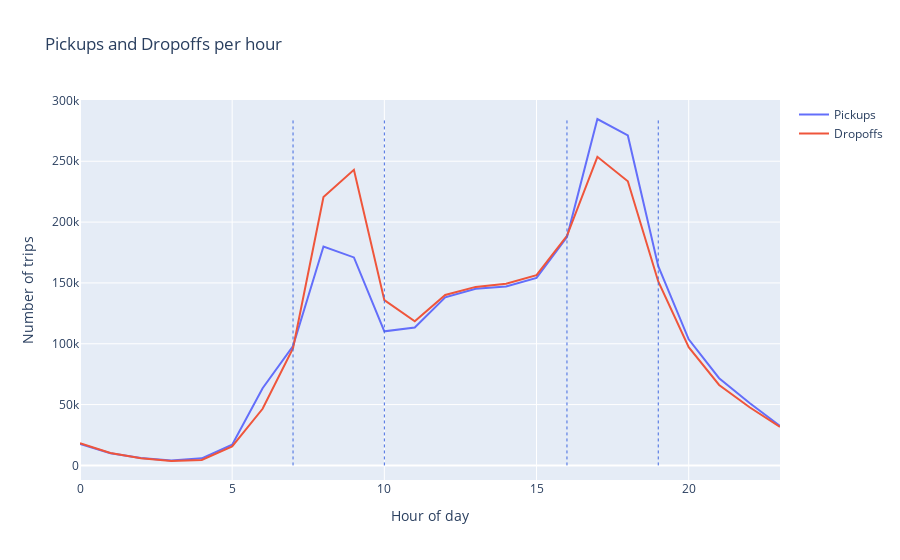

The cell this chart's notebook holds for it:
### Markdown cell above
With the dataframe defined we can construct our lagged features.
For this project we chose to create the following 3 laggged features:
- Lagged demand 1 hour back
- Lagged demand 24 hours back
- Lagged demand 168 hours back

For the lagged demand 1 hour back, we have to note that this means our predictions will be dependent on the previous hour. This is not ideal, but we will still use it as a feature.

Additionally, we will create features for **rushhour**, **weekend** and **holiday** to see if these have an impact on the demand. Intuitively, these have a significant effect on our own travel patterns, so it is likely that they will also have an effect on the demand for bikes. We can quickly assess what to define as rushhour by plotting the demand for the data by grouping by hour of the day.
From the plot below, we see that reasonable rushour intervals are 7am-10am and 4pm-7pm.

### Code cell
# Group data by hour of day
grouped_pickups_and_dropoffs = pickups_and_dropoffs.groupby(pickups_and_dropoffs.index.hour).sum()[["pickups", "dropoffs"]]

# plotly plot
fig = go.Figure()

fig.add_trace(go.Scatter(x=grouped_pickups_and_dropoffs.index, y=grouped_pickups_and_dropoffs['pickups'],
                    mode='lines',
                    name='Pickups'))

fig.add_trace(go.Scatter(x=grouped_pickups_and_dropoffs.index, y=grouped_pickups_and_dropoffs['dropoffs'],
                    mode='lines',
                    name='Dropoffs'))

fig.update_layout(title='Pickups and Dropoffs per hour',
                     xaxis_title='Hour of day',
                     yaxis_title='Number of trips')

# Vertical lines at 7am, 10am, 4pm and 7pm
fig.add_shape(type="line",
              x0=7, y0=0, x1=7, y1=grouped_pickups_and_dropoffs.max().max(),
              line=dict(color="RoyalBlue", width=1, dash="dot"))
fig.add_shape(type="line",
                x0=10, y0=0, x1=10, y1=grouped_pickups_and_dropoffs.max().max(),
                line=dict(color="RoyalBlue", width=1, dash="dot"))
fig.add_shape(type="line",
                x0=16, y0=0, x1=16, y1=grouped_pickups_and_dropoffs.max().max(),
                line=dict(color="RoyalBlue", width=1, dash="dot"))
fig.add_shape(type="line",
                x0=19, y0=0, x1=19, y1=grouped_pickups_and_dropoffs.max().max(),
                line=dict(color="RoyalBlue", width=1, dash="dot"))


fig.show()

### Figure 1 — Plotly figure (JSON) as saved in the notebook; plotly's stock layout.template omitted (floating-point values rounded to 4 significant figures)
{"data": [{"mode": "lines", "name": "Pickups", "type": "scatter", "x": [0, 1, 2, 3, 4, 5, 6, 7, 8, 9, 10, 11, 12, 13, 14, 15, 16, 17, 18, 19, 20, 21, 22, 23], "y": [17660, 10051, 6037, 4013, 5813, 17021, 63471, 98102, 179920, 170952, 110211, 113303, 138173, 145243, 147093, 154069, 187780, 284719, 271167, 163723, 103682, 71675, 51319, 32425]}, {"mode": "lines", "name": "Dropoffs", "type": "scatter", "x": [0, 1, 2, 3, 4, 5, 6, 7, 8, 9, 10, 11, 12, 13, 14, 15, 16, 17, 18, 19, 20, 21, 22, 23], "y": [18187, 10195, 5977, 3640, 4532, 15685, 46535, 96409, 220649, 242935, 135833, 118456, 140145, 146725, 149290, 156403, 188777, 253630, 233498, 151187, 97146, 66114, 47775, 31726]}], "layout": {"shapes": [{"line": {"color": "RoyalBlue", "dash": "dot", "width": 1}, "type": "line", "x0": 7, "x1": 7, "y0": 0, "y1": 284719}, {"line": {"color": "RoyalBlue", "dash": "dot", "width": 1}, "type": "line", "x0": 10, "x1": 10, "y0": 0, "y1": 284719}, {"line": {"color": "RoyalBlue", "dash": "dot", "width": 1}, "type": "line", "x0": 16, "x1": 16, "y0": 0, "y1": 284719}, {"line": {"color": "RoyalBlue", "dash": "dot", "width": 1}, "type": "line", "x0": 19, "x1": 19, "y0": 0, "y1": 284719}], "title": {"text": "Pickups and Dropoffs per hour"}, "xaxis": {"title": {"text": "Hour of day"}}, "yaxis": {"title": {"text": "Number of trips"}}}}
